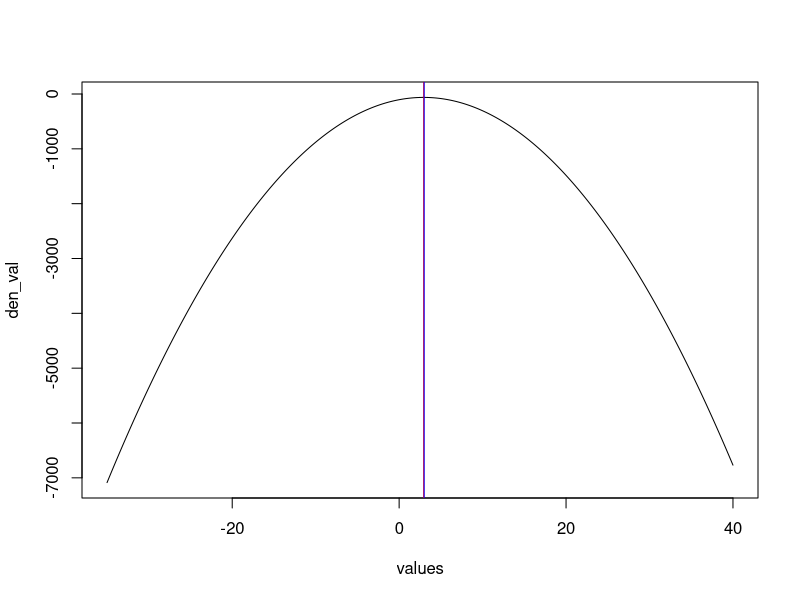

Generate this figure with R:
### One dimensional Bayesian Lasso

beta_par <- 3  # true value of beta
ndata <- 100
noise_sd <- 3 
x <- seq(1, 10, length = 100)   # vector of regressors
y <- rnorm(length(x), x*beta_par, noise_sd)  # actual generated data
alpha_true <- 5  # penalty parameter
lamb_coeff <- 0.1  # coefficient of closeness
step_size <- 0.35
beta_start <- 1   
iterations <- 1e5  

log_post <- function(y,beta,alpha,sigma2)  # log value of the posterior distribution
 {
  term1 <- (sum((y-x*beta)^2))/(2*sigma2)
  term2 <- (alpha*abs(beta))/sqrt(sigma2)
  value <- term1 + term2
  return(-value)
}

log_target <- function(eta,beta,lambda,y,sigma2,alpha)  # log of MY envelope
{
  dens_val <- sum((y - x*eta)^2)/ (2*sigma2) + (alpha*abs(eta))/sqrt(sigma2) + 
                                  sum((eta - beta)^2)/(2*lambda) 
  return(-dens_val)
}

prox_func <- function(beta,lambda,y,sigma2,alpha)  # function returns proximal value
{
  denom <- lambda*(sum(x^2)) + sigma2
  mu <- (lambda*(sum(x*y)) + beta*sigma2) / denom 
  temp <- (alpha*lambda*sqrt(sigma2)) / denom
  vec <- c(0, mu + temp, mu - temp)
  fun.val <- log_target(vec,beta,lambda,y,sigma2,alpha)
  index <- which.min(fun.val)
  prox <- vec[index]
  return(prox)
}

log_gradpi <- function(beta,lambda,y,sigma2,alpha)  # gradient of log target(MY envelope)
{
  beta_prox <- prox_func(beta,lambda,y,sigma2,alpha)
  ans <-  (beta-beta_prox)/lambda
  return(-ans)
}

mymala_fn <- function(y, alpha, sigma2, lambda, iter, delta)
{
  samp.mym <- matrix(0, nrow = iter, ncol = 1)
  beta_current <- beta_start
  samp.mym[1,] <- beta_current
  wts_is_est <- numeric(length = iter)
  prox_beta_current <- prox_func(beta_current,lambda,y,sigma2,alpha)
  g_lambda_val <- log_target(prox_beta_current,beta_current,lambda,y,sigma2,alpha)
  g_val <- log_post(y,beta_current,alpha,sigma2)
  wts_is_est[1] <- g_lambda_val - g_val
  accept <- 0
  for (i in 2:iter) 
  {
    beta_next <- rnorm(length(beta_current), beta_current + 
                         (delta / 2)*log_gradpi(beta_current,lambda,y,sigma2,alpha), 
                       sqrt(delta))   # proposal step
    prox_val.next <- prox_func(beta_next, lambda, y, sigma2, alpha)
    prox_val.curr <- prox_func(beta_current, lambda, y, sigma2, alpha)
    targ_val.next <- log_target(prox_val.next,beta_next,lambda,y,sigma2,alpha)
    targ_val.curr <- log_target(prox_val.curr,beta_current,lambda,y,sigma2,alpha)
    q.next_to_curr <- sum(dnorm(beta_current, beta_next + 
                                  (delta / 2)*log_gradpi(beta_next,lambda,y,sigma2,alpha),
                                sqrt(delta), log = TRUE))
    q.curr_to_next <- sum(dnorm(beta_next, beta_current + 
                                  (delta / 2)*log_gradpi(beta_current,lambda,y,sigma2,alpha),
                                sqrt(delta), log = TRUE))
    mh.ratio <- targ_val.next + q.next_to_curr - (targ_val.curr + q.curr_to_next)  # mh  ratio
    # print(mh.ratio)
    if(log(runif(1)) <= mh.ratio)
    {
      samp.mym[i,] <- beta_next
      prox_beta_next <- prox_func(beta_next,lambda,y,sigma2,alpha)
      g_val <- log_post(y,beta_next,alpha,sigma2)
      g_lambda_val <- log_target(prox_beta_next,beta_next,lambda,y,sigma2,alpha)
      wts_is_est[i] <- g_lambda_val - g_val
      accept <- accept + 1
    }
    else
    {
      samp.mym[i,] <- beta_current
      prox_beta_current <- prox_func(beta_current,lambda,y,sigma2,alpha)
      g_val <- log_post(y,beta_current,alpha,sigma2)
      g_lambda_val <- log_target(prox_beta_current,beta_current,lambda,y,sigma2,alpha)
      wts_is_est[i] <- g_lambda_val - g_val
    }
    beta_current <- samp.mym[i,]
    if(i %% 10000 == 0){
      print(i)
    }
  }
  print(accept/iter)
  object <- list(samp.mym, wts_is_est)
  return(object)
}

result <- mymala_fn(y=y,alpha = alpha_true,sigma2 = noise_sd^2,lambda = lamb_coeff, 
               iter = iterations, delta = step_size)

# Mode matching
values <- seq(-35,40, length = 1e4)
prox_vals <- numeric(length = 1e4)
den_val <- numeric(length = 1e4)
for (i in 1:length(prox_vals)) 
  {
  prox_vals[i] = prox_func(values[i],lamb_coeff,y,noise_sd^2,alpha_true)
  den_val[i] <- log_target(prox_vals[i],values[i],lamb_coeff,y,noise_sd^2,alpha_true)
}
plot(values, den_val, type = "l")
abline(v=prox_func(beta=3,lamb_coeff,y,noise_sd^2,alpha_true), col = "red")
abline(v=3, col = "blue")
